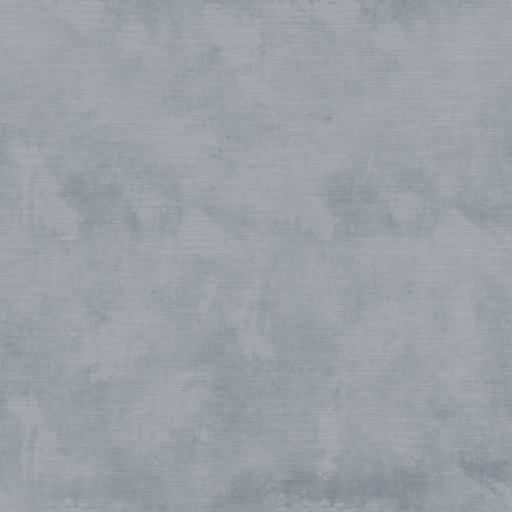
#> input picture diorama/html/assets/materials/aluminium/color.jpg, 1024 x 1024 px, given in place of color.png, which was not available (shown at 1/2 size)
$ python pack-maps.py ../../diorama/html/assets/materials/aluminium/color.jpg
#> lines starting #> are read from the running program, lines starting #| are printed output that depends on the picture
#!/usr/bin/env python3
"""Normalise one raw material folder before encoding (needs Pillow).

    python3 hangar/tools/pack-maps.py hangar/tools/raw/materials/<slug>

Writes <slug>/out/{color,normal,orm,height}.png, each 2048x2048, 8 bits per channel:
  color   RGB, or RGBA when opacity.png exists (alpha = opacity, for grating)
  normal  RGB, OpenGL convention (green up), as downloaded
  orm     R = ambient occlusion, G = roughness, B = metalness. Taken from orm.png when the source ships
          one (Poly Haven's `arm`), else packed from ao.png (default white), rough.png, metal.png (default black)
  height  greyscale, 16-bit sources reduced to 8 bits
"""
import os
import sys
from PIL import Image

SIZE = 2048


def load(path, mode):
#> called with mode = 'RGB'
    im = Image.open(path)
#> im is the input picture: PIL image 1024x1024 RGB; mean R, G, B 156.1, 160.4, 165.1
    if im.mode in ('I;16', 'I;16B', 'I;16L', 'I'):
        # 16-bit greyscale: scale to 8 bits rather than letting Pillow clip.
        im = im.point(lambda v: v / 256).convert('L')
    im = im.convert(mode)
    if im.size != (SIZE, SIZE):
        im = im.resize((SIZE, SIZE), Image.LANCZOS)
#> im: PIL image 2048x2048 RGB
    return im


def main(d):
    out = os.path.join(d, 'out')
    os.makedirs(out, exist_ok=True)
    p = lambda n: os.path.join(d, n + '.png')
    have = lambda n: os.path.exists(p(n))

    color = load(p('color'), 'RGB')
    if have('opacity'):
        color.putalpha(load(p('opacity'), 'L'))
#> call 2 of load, with mode = 'L'
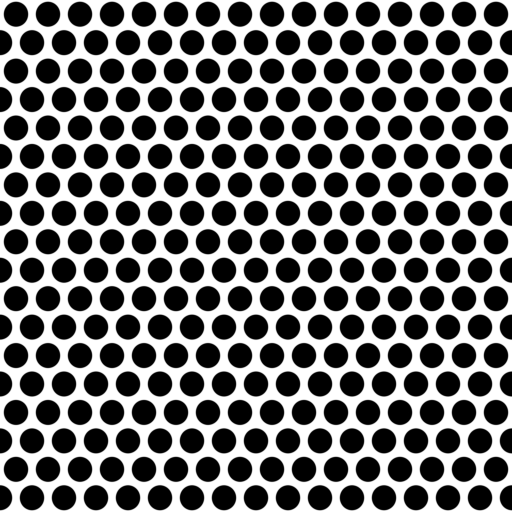
#> input picture diorama/html/assets/materials/mesh/opacity.jpg, 1024 x 1024 px, given in place of opacity.png, which was not available (shown at 1/2 size)
#> in load, im is the input picture: PIL image 1024x1024 L; min 0, max 255, mean 121
#> in load (call 2), `im = im.resize((SIZE, SIZE), Image.LANCZOS)`:
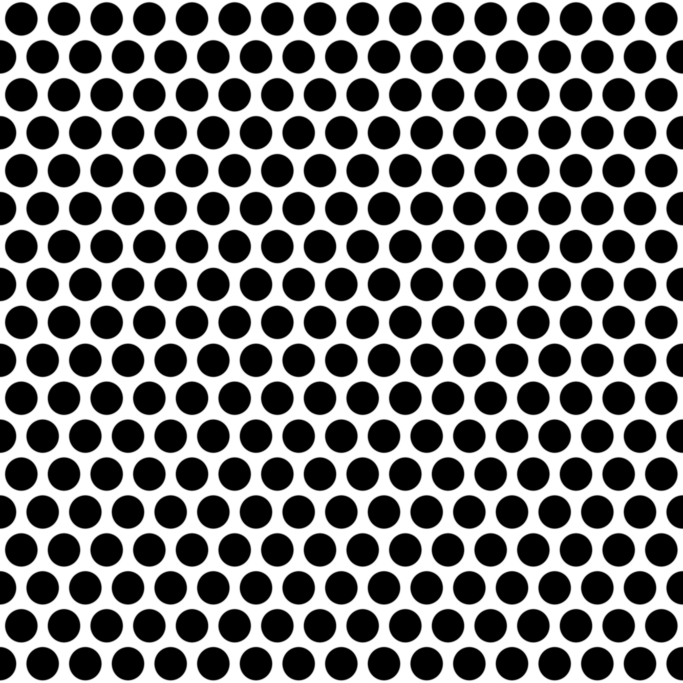
#> im: PIL image 2048x2048 L (shown at 1/3 size); min 0, max 255, mean 121
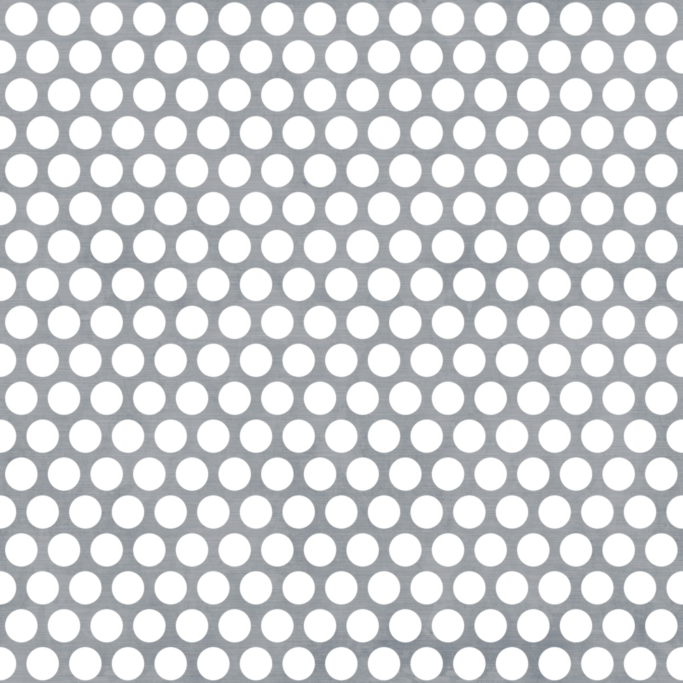
#> color: PIL image 2048x2048 RGBA (shown at 1/3 size); mean R, G, B, A 156.1, 160.4, 165.1, 121; transparent parts drawn white
    color.save(os.path.join(out, 'color.png'))
    load(p('normal'), 'RGB').save(os.path.join(out, 'normal.png'))
#> call 3 of load, with mode = 'RGB'
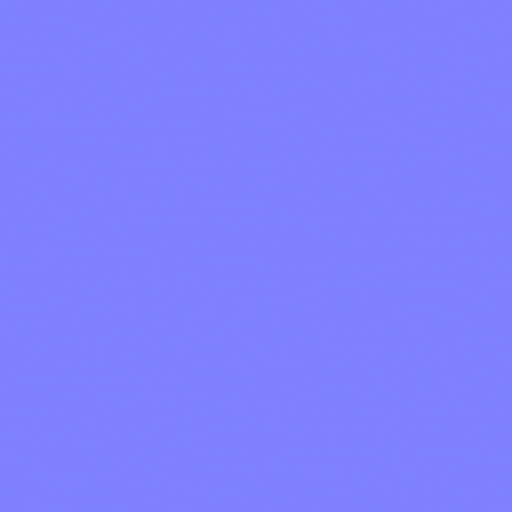
#> input picture diorama/html/assets/materials/aluminium/normal.jpg, 1024 x 1024 px, given in place of normal.png, which was not available (shown at 1/2 size)
#> in load, im is the input picture: PIL image 1024x1024 RGB; mean R, G, B 126.6, 128.5, 254.7

    if have('orm'):
        orm = load(p('orm'), 'RGB')
    else:
        ao = load(p('ao'), 'L') if have('ao') else Image.new('L', (SIZE, SIZE), 255)
#> ao: PIL image 2048x2048 L; every value is 255
        metal = load(p('metal'), 'L') if have('metal') else Image.new('L', (SIZE, SIZE), 0)
#> metal: PIL image 2048x2048 L; every value is 0
        orm = Image.merge('RGB', (ao, load(p('rough'), 'L'), metal))
    orm.save(os.path.join(out, 'orm.png'))
    load(p('height'), 'L').save(os.path.join(out, 'height.png'))


if __name__ == '__main__':
    if len(sys.argv) != 2:
        sys.exit(__doc__)
#> (the run stopped early here; a loop or call above may not have finished)
